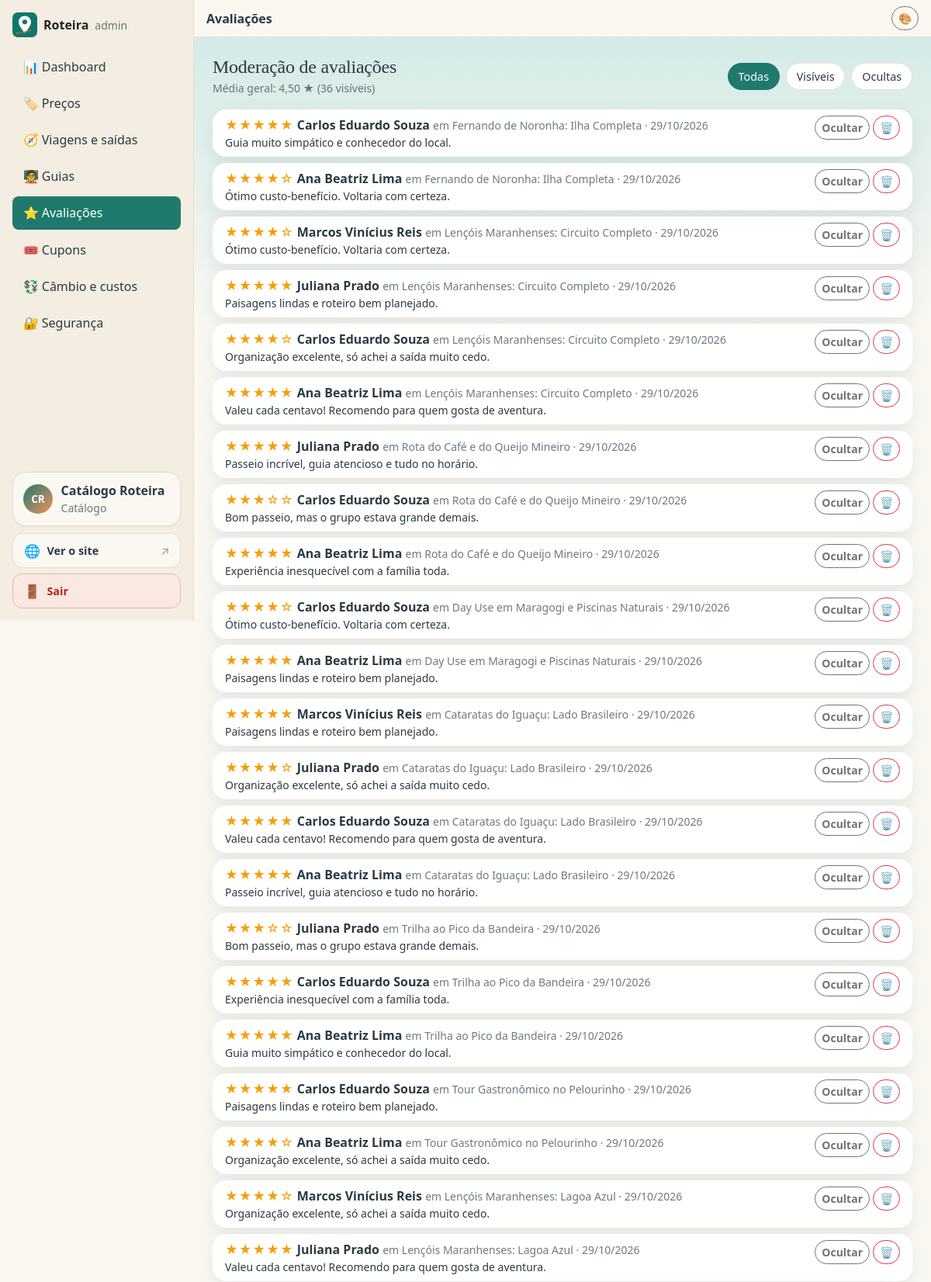
Page /admin/avaliacoes.php (signed in, upper part) on the committed database.
### tables this page shows
CREATE TABLE avaliacoes (
  id INT AUTO_INCREMENT PRIMARY KEY,
  usuario_id INT NOT NULL,
  passeio_id INT NOT NULL,
  nota TINYINT NOT NULL,
  comentario VARCHAR(1000) NULL,
  visivel TINYINT(1) NOT NULL DEFAULT 1 COMMENT 'moderação: 0 oculta a avaliação',
  created_at TIMESTAMP DEFAULT CURRENT_TIMESTAMP,
  UNIQUE KEY uq_avaliacao (usuario_id, passeio_id),
  CONSTRAINT ck_nota CHECK (nota BETWEEN 1 AND 5),
  FOREIGN KEY (usuario_id) REFERENCES usuarios(id) ON DELETE CASCADE,
  FOREIGN KEY (passeio_id) REFERENCES passeios(id) ON DELETE CASCADE
);

CREATE TABLE usuarios (
  id INT AUTO_INCREMENT PRIMARY KEY,
  nome VARCHAR(150) NOT NULL,
  email VARCHAR(150) NOT NULL UNIQUE,
  telefone VARCHAR(20) NULL,
  tipo_user TINYINT NOT NULL DEFAULT 1,
  senha VARCHAR(255) NOT NULL,
  status VARCHAR(20) NOT NULL DEFAULT 'ativo',
  bloqueado_ate DATETIME NULL COMMENT 'impede novas reservas (reserva expirada sem pagamento)',
  tema_modo VARCHAR(10) NULL COMMENT 'preferência individual: auto, light ou dark',
  tema_cor VARCHAR(20) NULL COMMENT 'preferência individual de cor do site',
  tema_fonte VARCHAR(10) NULL COMMENT 'preferência individual: normal ou grande',
  totp_secret VARCHAR(64) NULL COMMENT 'segredo do app autenticador (2FA do administrador)',
  totp_ativo TINYINT(1) NOT NULL DEFAULT 0,
  aceite_termos_em DATETIME NULL COMMENT 'quando aceitou Termos e Política de Privacidade',
  email_verificado_em DATETIME NULL COMMENT 'nulo = e-mail ainda não confirmado (não pode reservar)',
  created_at TIMESTAMP DEFAULT CURRENT_TIMESTAMP,
  FOREIGN KEY (tipo_user) REFERENCES tipos_usuario(id),
  FOREIGN KEY (status) REFERENCES status_usuario(codigo)
);

CREATE TABLE passeios (
  id INT AUTO_INCREMENT PRIMARY KEY,
  categoria_id INT NOT NULL,
  guia_id INT NULL,
  titulo VARCHAR(200) NOT NULL,
  destino VARCHAR(120) NOT NULL,
  descricao TEXT,
  duracao_horas DECIMAL(4,1) NOT NULL DEFAULT 4,
  preco DECIMAL(10,2) NOT NULL,
  emoji VARCHAR(30) NOT NULL DEFAULT '🌎' COMMENT 'emojis extras da capa (ex.: 🍕🏛️)',
  motivo VARCHAR(30) NULL COMMENT 'silhueta do ponto turístico da capa',
  imagem VARCHAR(255) NULL COMMENT 'foto: caminho em uploads/ ou URL',
  video_id VARCHAR(20) NULL COMMENT 'ID do vídeo do YouTube',
  hue SMALLINT NOT NULL DEFAULT 180,
  escopo VARCHAR(20) NOT NULL DEFAULT 'nacional',
  pais VARCHAR(80) NOT NULL DEFAULT 'Brasil',
  dias INT NOT NULL DEFAULT 1,
  atracoes TEXT NULL COMMENT 'lista separada por ponto e vírgula',
  ativo TINYINT(1) NOT NULL DEFAULT 1,
  FOREIGN KEY (categoria_id) REFERENCES categorias(id),
  FOREIGN KEY (guia_id) REFERENCES guias(id) ON DELETE SET NULL,
  FOREIGN KEY (escopo) REFERENCES escopos(codigo)
);

### admin/avaliacoes.php (the view, shortened to what this page needs)
<?php
require_once __DIR__ . '/../inc/admin.php';
$v = $_GET['v'] ?? '';
$st = $conn->query('SELECT a.*, u.nome, p.titulo FROM avaliacoes a JOIN usuarios u ON u.id=a.usuario_id JOIN passeios p ON p.id=a.passeio_id ' . ($v === 'ocultas' ? 'WHERE a.visivel=0 ' : ($v === 'visiveis' ? 'WHERE a.visivel=1 ' : '')) . 'ORDER BY a.id DESC LIMIT 200');
$lista = $st->fetchAll(); $med = $conn->query('SELECT ROUND(AVG(nota),2) m, COUNT(*) n FROM avaliacoes WHERE visivel=1')->fetch();
admTopo('Avaliações', 'avaliacoes');
?>
<div class="d-flex flex-wrap justify-content-between align-items-center gap-2 mb-3"><div><h1 class="h4 mb-0">Moderação de avaliações</h1><small class="text-body-secondary">Média geral: <?= $med['m'] ? number_format($med['m'], 2, ',', '') : '—' ?> ★ (<?= (int)$med['n'] ?> visíveis)</small></div>
  <div class="d-flex gap-2"><a class="chip <?= $v === '' ? 'ativo' : '' ?>" href="?">Todas</a><a class="chip <?= $v === 'visiveis' ? 'ativo' : '' ?>" href="?v=visiveis">Visíveis</a><a class="chip <?= $v === 'ocultas' ? 'ativo' : '' ?>" href="?v=ocultas">Ocultas</a></div></div>
<div class="vstack gap-2"><?php foreach ($lista as $a): ?><div class="card <?= $a['visivel'] ? '' : 'opacity-50' ?>"><div class="card-body py-2 d-flex justify-content-between gap-3">
  <div style="min-width:0"><?= estrelas($a['nota']) ?> <strong><?= e($a['nome']) ?></strong> <small class="text-body-secondary">em <?= e($a['titulo']) ?> · <?= dataBr($a['created_at']) ?></small><?php if ($a['comentario']): ?><p class="mb-0 small"><?= e($a['comentario']) ?></p><?php endif; ?></div>
  <form method="post" class="d-flex gap-1 align-items-start"><?= csrfCampo() ?><input type="hidden" name="id" value="<?= (int)$a['id'] ?>">
    <button class="btn btn-sm btn-outline-secondary"><?= $a['visivel'] ? 'Ocultar' : 'Exibir' ?></button><button class="btn btn-sm btn-outline-danger" name="acao" value="excluir" onclick="return confirm('Excluir definitivamente?')">🗑</button></form></div></div><?php endforeach; ?>
<?php if (!$lista): ?><div class="alert alert-info">Nenhuma avaliação.</div><?php endif; ?></div>

### inc/app.php (shortened to what this page needs)
<?php
function e($s) { return htmlspecialchars((string)$s, ENT_QUOTES, 'UTF-8'); }
function dataBr($d) { return $d ? date('d/m/Y', strtotime($d)) : ''; }
function estrelas($n) { $n = (int)round($n); return '<span class="estrelas" aria-label="' . $n . ' de 5">' . str_repeat('★', $n) . str_repeat('☆', 5 - $n) . '</span>'; }
function temaMenu() {
    $cores = ['verde' => '#0f766e', 'azul' => '#1d4ed8', 'roxo' => '#7c3aed', 'rosa' => '#be185d', 'laranja' => '#c2410c', 'grafite' => '#334155'];
    $h = '<div class="dropdown"><button class="btn btn-outline-secondary btn-sm" data-bs-toggle="dropdown" data-bs-auto-close="outside" aria-label="Personalizar tema" title="Meu tema">🎨</button>'
       . '<div class="dropdown-menu dropdown-menu-end p-3" style="min-width:250px"><div class="fw-semibold mb-2">Meu tema</div><div class="small fw-semibold mb-1">Modo</div><div class="btn-group btn-group-sm w-100 mb-3">'
       . '<button type="button" class="btn btn-outline-secondary" data-tema="modo:light">☀️ Claro</button><button type="button" class="btn btn-outline-secondary" data-tema="modo:auto">Auto</button><button type="button" class="btn btn-outline-secondary" data-tema="modo:dark">🌙 Escuro</button></div>'
       . '<div class="small fw-semibold mb-1">Cor</div><div class="d-flex gap-2 mb-3">';
    foreach ($cores as $k => $c) $h .= '<button type="button" class="swatch" data-tema="cor:' . $k . '" style="background:' . $c . '" title="' . ucfirst($k) . '"></button>';
    $logado = !empty($_SESSION[['admin' => 'adm', 'guia' => 'gui'][AREA] ?? 'user']);
    return $h . '</div><div class="small fw-semibold mb-1">Tamanho do texto</div><div class="btn-group btn-group-sm w-100 mb-2">'
       . '<button type="button" class="btn btn-outline-secondary" data-tema="fonte:normal">Normal</button><button type="button" class="btn btn-outline-secondary" data-tema="fonte:grande">Grande</button></div>'
       . '<div class="form-text">' . ($logado ? 'Salvo na sua conta: vale em qualquer aparelho.' : 'Entre na sua conta para salvar o tema em todos os aparelhos.') . '</div>'
       . '<button type="button" class="btn btn-sm btn-primary w-100 mt-2 btn-instalar d-none">📲 Instalar app</button></div></div>';
}

### css/site.css (style rules this page uses)
:root { --brand:#0f766e; --brand-dark:#0b5d57; --accent:#f97316; --bs-link-color:#0f766e; --bs-link-hover-color:#0b5d57; }
.chip { display:inline-block; padding:.35rem .8rem; border-radius:2rem; border:1px solid var(--bs-border-color); text-decoration:none; color:inherit; font-size:.9rem; }
.chip:hover, .chip.ativo { background:var(--brand); color:#fff; border-color:var(--brand); }
.estrelas { color:#f59e0b; letter-spacing:1px; }
:root { --brand:#1f7a6d; --brand-dark:#165a50; --accent:#f0925b; --radius:1.1rem; --shadow:0 .6rem 1.6rem rgba(31,90,90,.10); }
[data-bs-theme=light] { --bs-body-bg:#fbf8f2; --bs-body-color:#2b3a42; --bs-tertiary-bg:#f4ede1; --bs-border-color:#e8dfd0; --bs-secondary-color:rgba(43,58,66,.68); --card-bg:#fff; --sky:#cfe9e6; }
body { background-color:var(--bs-body-bg); background-image:linear-gradient(180deg,var(--sky) 0,transparent 420px); background-repeat:no-repeat; }
h1,h2,h3,.titulo,.navbar-brand,.display-6 { font-family:Georgia,'Times New Roman',serif; letter-spacing:-.01em; }
.card { border:0; border-radius:var(--radius); background:var(--card-bg); --bs-card-bg:var(--card-bg); box-shadow:var(--shadow); }
.btn { border-radius:2rem; font-weight:600; }
.chip { border-radius:2rem; background:var(--card-bg); }

### rows in the picture
avaliacoes: nota "★★★★★", usuario.nome "Carlos Eduardo Souza", passeio.titulo "Fernando de Noronha: Ilha Completa", created_at "29/10/2026", comentario "Guia muito simpático e conhecedor do local.", visivel "Ocultar"
avaliacoes: nota "★★★★", nota "☆", usuario.nome "Ana Beatriz Lima", passeio.titulo "Fernando de Noronha: Ilha Completa", created_at "29/10/2026", comentario "Ótimo custo-benefício. Voltaria com certeza.", visivel "Ocultar"
avaliacoes: nota "★★★★", nota "☆", usuario.nome "Marcos Vinícius Reis", passeio.titulo "Lençóis Maranhenses: Circuito Completo", created_at "29/10/2026", comentario "Ótimo custo-benefício. Voltaria com certeza.", visivel "Ocultar"
avaliacoes: nota "★★★★★", usuario.nome "Juliana Prado", passeio.titulo "Lençóis Maranhenses: Circuito Completo", created_at "29/10/2026", comentario "Paisagens lindas e roteiro bem planejado.", visivel "Ocultar"
avaliacoes: nota "★★★★", nota "☆", usuario.nome "Carlos Eduardo Souza", passeio.titulo "Lençóis Maranhenses: Circuito Completo", created_at "29/10/2026", comentario "Organização excelente, só achei a saída muito cedo.", visivel "Ocultar"
avaliacoes: nota "★★★★★", usuario.nome "Ana Beatriz Lima", passeio.titulo "Lençóis Maranhenses: Circuito Completo", created_at "29/10/2026", comentario "Valeu cada centavo! Recomendo para quem gosta de aventura.", visivel "Ocultar"
avaliacoes: nota "★★★★★", usuario.nome "Juliana Prado", passeio.titulo "Rota do Café e do Queijo Mineiro", created_at "29/10/2026", comentario "Passeio incrível, guia atencioso e tudo no horário.", visivel "Ocultar"
avaliacoes: nota "★★★", nota "☆☆", usuario.nome "Carlos Eduardo Souza", passeio.titulo "Rota do Café e do Queijo Mineiro", created_at "29/10/2026", comentario "Bom passeio, mas o grupo estava grande demais.", visivel "Ocultar"
avaliacoes: nota "★★★★★", usuario.nome "Ana Beatriz Lima", passeio.titulo "Rota do Café e do Queijo Mineiro", created_at "29/10/2026", comentario "Experiência inesquecível com a família toda.", visivel "Ocultar"
avaliacoes: nota "★★★★", nota "☆", usuario.nome "Carlos Eduardo Souza", passeio.titulo "Day Use em Maragogi e Piscinas Naturais", created_at "29/10/2026", comentario "Ótimo custo-benefício. Voltaria com certeza.", visivel "Ocultar"
avaliacoes: nota "★★★★★", usuario.nome "Ana Beatriz Lima", passeio.titulo "Day Use em Maragogi e Piscinas Naturais", created_at "29/10/2026", comentario "Paisagens lindas e roteiro bem planejado.", visivel "Ocultar"
avaliacoes: nota "★★★★★", usuario.nome "Marcos Vinícius Reis", passeio.titulo "Cataratas do Iguaçu: Lado Brasileiro", created_at "29/10/2026", comentario "Paisagens lindas e roteiro bem planejado.", visivel "Ocultar"
avaliacoes: nota "★★★★", nota "☆", usuario.nome "Juliana Prado", passeio.titulo "Cataratas do Iguaçu: Lado Brasileiro", created_at "29/10/2026", comentario "Organização excelente, só achei a saída muito cedo.", visivel "Ocultar"
avaliacoes: nota "★★★★★", usuario.nome "Carlos Eduardo Souza", passeio.titulo "Cataratas do Iguaçu: Lado Brasileiro", created_at "29/10/2026", comentario "Valeu cada centavo! Recomendo para quem gosta de aventura.", visivel "Ocultar"
avaliacoes: nota "★★★★★", usuario.nome "Ana Beatriz Lima", passeio.titulo "Cataratas do Iguaçu: Lado Brasileiro", created_at "29/10/2026", comentario "Passeio incrível, guia atencioso e tudo no horário.", visivel "Ocultar"
avaliacoes: nota "★★★", nota "☆☆", usuario.nome "Juliana Prado", passeio.titulo "Trilha ao Pico da Bandeira", created_at "29/10/2026", comentario "Bom passeio, mas o grupo estava grande demais.", visivel "Ocultar"
avaliacoes: nota "★★★★★", usuario.nome "Carlos Eduardo Souza", passeio.titulo "Trilha ao Pico da Bandeira", created_at "29/10/2026", comentario "Experiência inesquecível com a família toda.", visivel "Ocultar"
avaliacoes: nota "★★★★★", usuario.nome "Ana Beatriz Lima", passeio.titulo "Trilha ao Pico da Bandeira", created_at "29/10/2026", comentario "Guia muito simpático e conhecedor do local.", visivel "Ocultar"
avaliacoes: nota "★★★★★", usuario.nome "Carlos Eduardo Souza", passeio.titulo "Tour Gastronômico no Pelourinho", created_at "29/10/2026", comentario "Paisagens lindas e roteiro bem planejado.", visivel "Ocultar"
avaliacoes: nota "★★★★", nota "☆", usuario.nome "Ana Beatriz Lima", passeio.titulo "Tour Gastronômico no Pelourinho", created_at "29/10/2026", comentario "Organização excelente, só achei a saída muito cedo.", visivel "Ocultar"
avaliacoes: nota "★★★★", nota "☆", usuario.nome "Marcos Vinícius Reis", passeio.titulo "Lençóis Maranhenses: Lagoa Azul", created_at "29/10/2026", comentario "Organização excelente, só achei a saída muito cedo.", visivel "Ocultar"
avaliacoes: nota "★★★★★", usuario.nome "Juliana Prado", passeio.titulo "Lençóis Maranhenses: Lagoa Azul", created_at "29/10/2026", comentario "Valeu cada centavo! Recomendo para quem gosta de aventura.", visivel "Ocultar"

### other values in the picture
SITE_NOME "Roteira"
$ico "📊"
$txt "Dashboard"
$ico "🏷️"
$txt "Preços"
$ico "🧭"
$txt "Viagens e saídas"
$ico "🧑‍🏫"
$txt "Guias"
$ico "⭐"
$txt "Avaliações"
$ico "🎟️"
$txt "Cupons"
$ico "💱"
$txt "Câmbio e custos"
